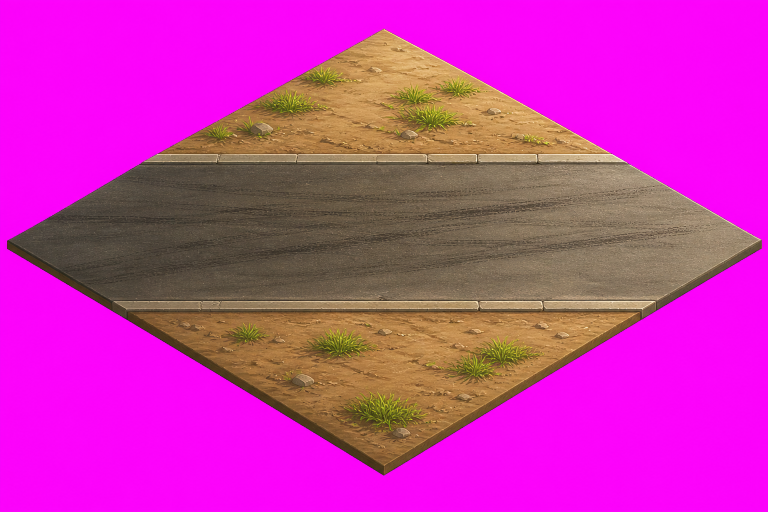
#> input picture assets/environment/_raw/road_straight_h_01_raw.png, 1536 x 1024 px (shown at 1/2 size)
$ python batch_process_environment_pack.py
#> lines starting #> are read from the running program, lines starting #| are printed output that depends on the picture; after the words box and inside, x2 and y2 are one past the last pixel; in counts of white or black regions, pixels touching at a corner belong together
### scripts/process_environment_tile.py
#!/usr/bin/env python3
"""Postprocess environment isometric tiles for Carreras de Barrio."""

from __future__ import annotations

import argparse
import json
import sys
from pathlib import Path

import numpy as np
from PIL import Image

TILE_WIDTH = 256
TILE_HEIGHT = 128
MAGENTA = np.array([255, 0, 255], dtype=np.uint8)
CHROMA_THRESHOLD = 100


def chroma_key_to_alpha(image: Image.Image, threshold: int = CHROMA_THRESHOLD) -> Image.Image:
    rgba = image.convert("RGBA")
    data = np.array(rgba)
    rgb = data[:, :, :3].astype(np.float32)
    dist = np.sqrt(np.sum((rgb - MAGENTA.astype(np.float32)) ** 2, axis=2))
    alpha = np.where(dist <= threshold, 0, data[:, :, 3])
    data[:, :, 3] = alpha.astype(np.uint8)
    return Image.fromarray(data, "RGBA")


def resize_to_tile(image: Image.Image) -> Image.Image:
    return image.resize((TILE_WIDTH, TILE_HEIGHT), Image.Resampling.LANCZOS)


# [18 lines left out: function extract_grid, not called in this run]


def write_meta(output_path: Path, tile_id: str, category: str, variant: int, connections: dict | None = None) -> None:
    meta = {
        "id": tile_id,
        "category": category,
        "variant": variant,
        "pack": "environment_base_pack_01",
        "pivot": [0.5, 0.5],
        "size_pixels": [TILE_WIDTH, TILE_HEIGHT],
        "size_units": [1.0, 0.5],
        "projection": "isometric_2_1",
        "status": "qc_pass",
        "connections": connections or {},
    }
    meta_path = output_path.with_suffix(".meta.json")
    meta_path.write_text(json.dumps(meta, indent=2), encoding="utf-8")


def process_single(input_path: Path, output_path: Path, tile_id: str, category: str, variant: int, connections: dict | None) -> None:
    image = Image.open(input_path)
    processed = chroma_key_to_alpha(resize_to_tile(image))
    output_path.parent.mkdir(parents=True, exist_ok=True)
    processed.save(output_path)
    prompt_src = input_path.with_suffix(".prompt.txt")
    if prompt_src.exists():
        output_path.with_suffix(".prompt.txt").write_text(prompt_src.read_text(encoding="utf-8"), encoding="utf-8")
    write_meta(output_path, tile_id, category, variant, connections)


# [47 lines left out: functions process_grid, main, not called in this run]


# [2 lines that do not run on import are left out]

### scripts/batch_process_environment_pack.py
#!/usr/bin/env python3
"""Batch process generated raw environment tiles into production pack."""

from pathlib import Path
import json
import shutil
import sys

ROOT = Path(__file__).resolve().parents[1]
sys.path.insert(0, str(ROOT / "scripts"))

from process_environment_tile import process_single, process_grid  # noqa: E402

RAW = ROOT / "assets/environment/_raw"
ENV = ROOT / "assets/environment"
PROMPTS = ROOT / "assets/environment/_prompts"

SINGLE_TILES = [
    ("road_straight_h_01_raw.png", "roads/road_straight_h_01.png", "road_straight_h_01", "roads", 1,
     {"east": "road", "west": "road"}),
    ("road_straight_v_01_raw.png", "roads/road_straight_v_01.png", "road_straight_v_01", "roads", 1,
     {"north": "road", "south": "road"}),
    ("road_corner_ne_01_raw.png", "roads/road_corner_ne_01.png", "road_corner_ne_01", "roads", 1,
     {"north": "road", "east": "road"}),
    ("road_cross_01_raw.png", "roads/road_cross_01.png", "road_cross_01", "roads", 1,
     {"north": "road", "south": "road", "east": "road", "west": "road"}),
    ("road_deadend_01_raw.png", "roads/road_deadend_01.png", "road_deadend_01", "roads", 1,
     {"south": "road"}),
    ("road_tjunction_n_01_raw.png", "roads/road_tjunction_n_01.png", "road_tjunction_n_01", "roads", 1,
     {"north": "road", "east": "road", "west": "road"}),
    ("sidewalk_straight_01_raw.png", "sidewalks/sidewalk_straight_01.png", "sidewalk_straight_01", "sidewalks", 1,
     {"east": "sidewalk", "west": "sidewalk"}),
    ("transition_road_grass_01_raw.png", "transitions/transition_road_grass_01.png", "transition_road_grass_01", "transitions", 1,
     {"north": "road", "south": "grass"}),
]

GRID_PACKS = [
    {
        "raw": "grass_clean_pack_raw.png",
        "output_dir": "terrain",
        "category": "terrain",
        "ids": [f"grass_clean_{i:02d}" for i in range(1, 10)],
        "rows": 3,
        "cols": 3,
    },
    {
        "raw": "road_straight_h_variants_raw.png",
        "output_dir": "roads",
        "category": "roads",
        "ids": [f"road_straight_h_{i:02d}" for i in range(1, 10)],
        "rows": 3,
        "cols": 3,
    },
]


def copy_prompt(tile_id: str, category: str, output_png: Path) -> None:
    prompt_src = PROMPTS / category / f"{tile_id}.prompt.txt"
    if prompt_src.exists():
        shutil.copy(prompt_src, output_png.with_suffix(".prompt.txt"))


def main() -> None:
    processed = []
    for raw_name, out_rel, tile_id, category, variant, connections in SINGLE_TILES:
        raw_path = RAW / raw_name
        if not raw_path.exists():
            print(f"SKIP missing: {raw_name}")
            continue
        out_path = ENV / out_rel
        process_single(raw_path, out_path, tile_id, category, variant, connections)
#> in process_single, image is the input picture: PIL image 1536x1024 RGB; mean R, G, B 200.2, 49.2, 173
#> in resize_to_tile, `return image.resize((TILE_WIDTH, TILE_HEIGHT), Image.Resampling.LANCZOS)`:
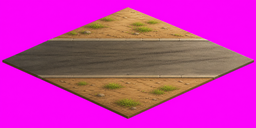
#> returned value: PIL image 256x128 RGB; mean R, G, B 200.1, 49.2, 172.9
#> in chroma_key_to_alpha, `dist = np.sqrt(np.sum((rgb - MAGENTA.astype(np.float32)) ** 2, axis=2))`:
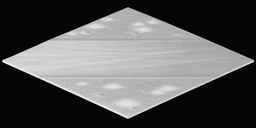
#> dist: shape (128, 256) float32; min 0, max 334.9, mean 112.6; drawn with min black and max white
#> in chroma_key_to_alpha, `alpha = np.where(dist <= threshold, 0, data[:, :, 3])`:
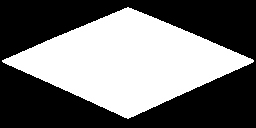
#> alpha: shape (128, 256); 44% white; 1 white region, box (x1, y1, x2, y2) and area: (2, 7, 254, 119) 14424
#> in chroma_key_to_alpha, `data[:, :, 3] = alpha.astype(np.uint8)`:
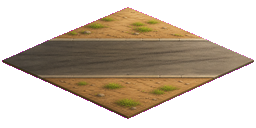
#> data: shape (128, 256, 4); mean R, G, B, A 200.1, 49.2, 172.9, 112.2; transparent parts drawn white
        copy_prompt(tile_id, category, out_path)
        processed.append(tile_id)
        print(f"OK single: {tile_id}")
#> pass 2 of the loop in main, `for raw_name, out_rel, tile_id, category, variant, connections in SING..`:
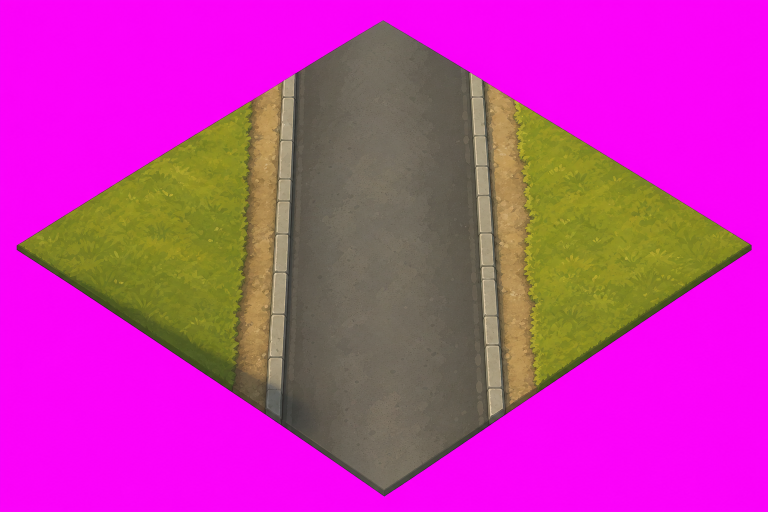
#> input picture assets/environment/_raw/road_straight_v_01_raw.png, 1536 x 1024 px (shown at 1/2 size)
#> in process_single, image is the input picture: PIL image 1536x1024 RGB; mean R, G, B 193, 53.6, 167.5
#> in chroma_key_to_alpha (call 2), `alpha = np.where(dist <= threshold, 0, data[:, :, 3])`:
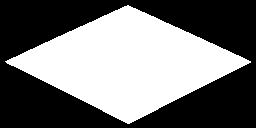
#> alpha: shape (128, 256); 45.2% white; 1 white region, box (x1, y1, x2, y2) and area: (5, 5, 251, 124) 14799
#> in chroma_key_to_alpha (call 2), `data[:, :, 3] = alpha.astype(np.uint8)`:
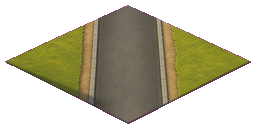
#> data: shape (128, 256, 4); mean R, G, B, A 192.9, 53.6, 167.5, 115.2; transparent parts drawn white
#> pass 3 of the loop in main, `for raw_name, out_rel, tile_id, category, variant, connections in SING..`:
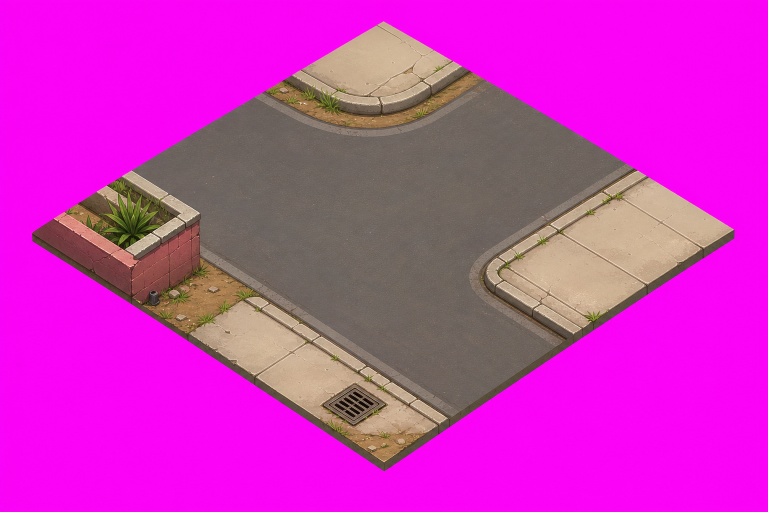
#> input picture assets/environment/_raw/road_corner_ne_01_raw.png, 1536 x 1024 px (shown at 1/2 size)
#> in process_single, image is the input picture: PIL image 1536x1024 RGB; mean R, G, B 203.2, 49.8, 186.9
#> in chroma_key_to_alpha (call 3), `alpha = np.where(dist <= threshold, 0, data[:, :, 3])`:
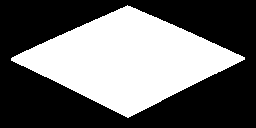
#> alpha: shape (128, 256); 41.2% white; 1 white region, box (x1, y1, x2, y2) and area: (11, 5, 245, 118) 13499
#> in chroma_key_to_alpha (call 3), `data[:, :, 3] = alpha.astype(np.uint8)`:
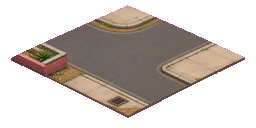
#> data: shape (128, 256, 4); mean R, G, B, A 203.1, 49.8, 186.9, 105; transparent parts drawn white
#> the loop made 8 passes; the first 3 are shown

    for pack in GRID_PACKS:
        raw_path = RAW / pack["raw"]
        if not raw_path.exists():
            print(f"SKIP missing grid: {pack['raw']}")
            continue
        out_dir = ENV / pack["output_dir"]
        process_grid(raw_path, out_dir, pack["ids"], pack["category"], pack["rows"], pack["cols"])
        for tile_id in pack["ids"]:
            copy_prompt(tile_id, pack["category"], out_dir / f"{tile_id}.png")
            processed.append(tile_id)
        print(f"OK grid: {pack['raw']} -> {len(pack['ids'])} tiles")
#> pass 2 of the loop in main, `for pack in GRID_PACKS:`:

    print(f"\nProcessed {len(processed)} tiles total.")
    manifest_path = ROOT / "data/tilesets/environment_base_pack_01_generated.json"
    manifest_path.write_text(json.dumps({"generated": processed, "count": len(processed)}, indent=2), encoding="utf-8")


if __name__ == "__main__":
    main()
